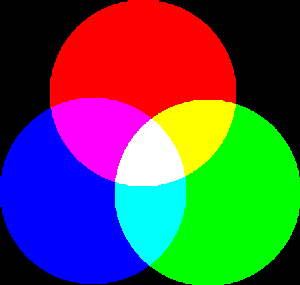
%> input picture Image/TD4_Materiel/ImagesTD4/couleurs.png, 300 x 285 px
$ octave TD4_Image_ZHOUNan_P1.m   (GNU Octave 9; MATLAB toolbox functions it lacks are replaced by stand-ins)
%> lines starting %> are read from the running program, lines starting %| are printed output that depends on the picture; in (x1, y1, x2, y2) boxes, pixels count from 0 and x2, y2 are one past the last pixel; in counts of white or black regions, pixels touching at a corner belong together; the program's own positions count from 1
%% TD4 Introduction a l'image ZHOU-NAN

%% 1ire partie: La couleur en imagerie numerique
%% Question 1:
clear; close all; clc

I0=double(imread('ImagesTD4/couleurs.png'))/255;
figure; imshow(I0);title('couleurs');colorbar;axis on
whos I0
%%
% La difference de format Matlab entre une image niveau de gris et une
% image couleur ...

%%
I0(30,120,:)
%> ans = [1 0 0]
% I(:,:,1) correspond a ...

%% Question 2:
figure;
subplot(2,2,1);imshow(I0);title('Original')
subplot(2,2,2);imshow(I0(:,:,1));title('Canal Rouge')
%> after `imshow(I0(:,:,1))`:
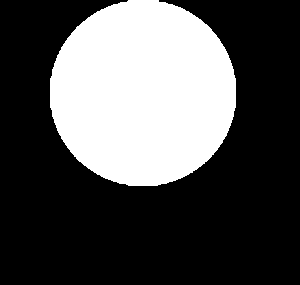
%> displayed picture: size 285x300, on the screen's scale of 0 to 255; 32% white; 1 white region, box (x1, y1, x2, y2) and area: (50, 0, 236, 186) 27386
subplot(2,2,3);imshow(I0(:,:,2));title('Canal Vert')
subplot(2,2,4);imshow(I0(:,:,3));title('Canal Bleu')

%%
% Interpretation : ...

%% Question 3:
I1=double(imread('ImagesTD4/TSE1.png'))/255;
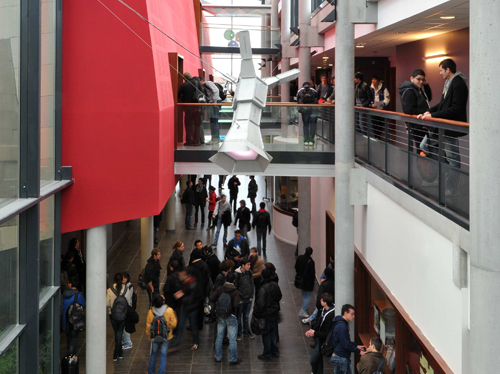
%> input picture Image/TD4_Materiel/ImagesTD4/TSE1.png, 500 x 374 px
figure;
subplot(2,2,1); imshow(I1);title('Atrium')
I1R(:,:,1)=I1(:,:,1);
I1R(:,:,2)=0;
I1R(:,:,3)=0;
%> I1R: size 374x500x3 double
subplot(222); imshow(I1R);title('Atrium_R')
I1G(:,:,2)=I1(:,:,2);
I1G(:,:,1)=0;
I1G(:,:,3)=0;
subplot(2,2,3);imshow(I1G);title('Atrium_G')
I1B(:,:,3)=I1(:,:,3);
I1B(:,:,1)=0;
I1B(:,:,2)=0;
subplot(2,2,4);imshow(I1B);title('Atrium_B')

%%
% Si chaque couleur est codee sous 8 bits (format uint8) combien de couleurs peuvent etre codees?
% 256*256*256
%% Question 4
[Iq,map]=rgb2ind(I1,5,'nodither');
%> map = [0.8 0.776 0.765; 0.584 0.537 0.506; 0.698 0.18 0.204; 0.302 0.275 0.263; 0.118 0.102 0.098]
figure
subplot(1,2,1);imshow(Iq,[]);colorbar
subplot(1,2,2);imshow(Iq,map);colorbar

%% Question 5
[Id,map1]=rgb2ind(I1,5,'dither');
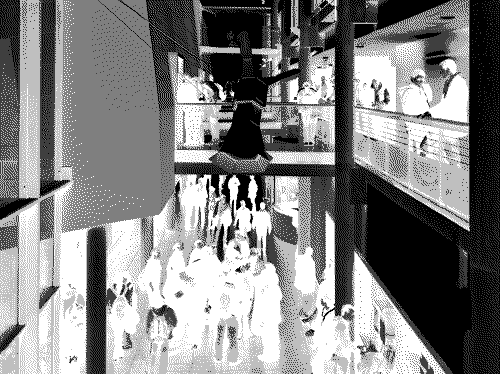
%> Id: size 374x500 uint8; min 0, max 4, mean 2.07; drawn with min black and max white
%> map1 has the same summary as map
figure
imshow(Id,map1);colorbar

%% Question 6
I2=double(imread('ImagesTD4/TSE2.jpg'))/255;
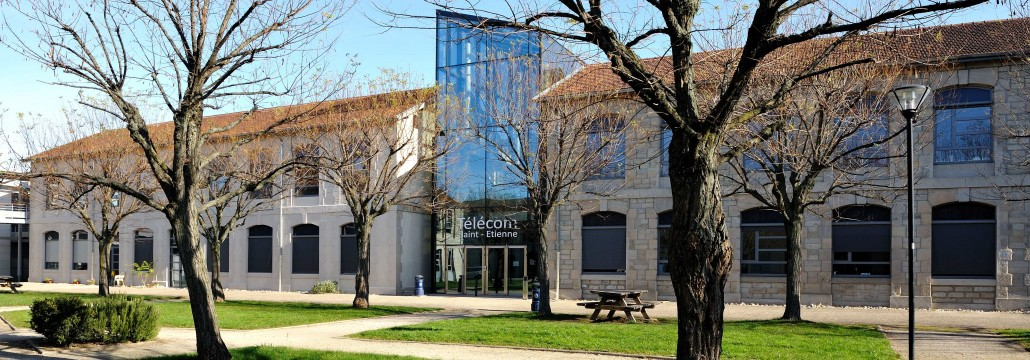
%> input picture Image/TD4_Materiel/ImagesTD4/TSE2.jpg, 1030 x 360 px
I2a=I2(:,:,1)/3+I2(:,:,2)/3+I2(:,:,3)/3;
figure
imshow(I2a,[]);

%% Question 7
BW1=edge(I2a,'sobel');
%> BW1: size 360x1030 logical; 4.7% white in thin lines or dots
BW2=edge(I2a,'prewitt');
%> BW2: size 360x1030 logical; 4.7% white in thin lines or dots
BW3=edge(I2a,'canny',0.2);
%> BW3: size 360x1030 logical; 12.2% white in thin lines or dots
figure
subplot(2,2,1);imshow(I2a);title('Original');
subplot(2,2,2);imshow(BW1);title('Sobel');
subplot(2,2,3);imshow(BW2);title('Prewitt');
subplot(2,2,4);imshow(BW3);title('Canny');

%% Question 8
sel1=strel('line',10,45);
BW1_c=1-imclose(BW1,sel1);
%> BW1_c: size 360x1030 double; values 0 (black) and 1 (white), 91.1% white; black in thin lines or dots
BW2_c=1-imclose(BW2,sel1);
BW3_c=1-imclose(BW3,sel1);
%> BW3_c: size 360x1030 double; values 0 (black) and 1 (white), 70.3% white; 29 black regions (11 under 20 px), largest, box (x1, y1, x2, y2) and area: (1, 1, 1029, 359) 108035, (133, 227, 154, 277) 422, (229, 345, 443, 359) 376
figure
subplot(2,2,1);imshow(BW1_c,[]);title('Sobel Close');
subplot(2,2,2);imshow(BW2_c,[]);title('Prewitt Close');
subplot(2,2,3);imshow(BW3_c,[]);title('Canny Close');

%% Question 9
I2a_noise=imnoise(I2a,'salt & pepper');
BW_noise=edge(I2a_noise,'canny');
%> BW_noise: size 360x1030 logical; 13.7% white in thin lines or dots
BW_noise_c=imclose(I2a_noise,sel1);
figure
subplot(2,2,1);imshow(I2a_noise,[]);title('noise');
subplot(2,2,2);imshow(BW_noise,[]);title('Canny noise');
subplot(2,2,4);imshow(BW_noise_c,[]);title('Canny noise close');

density = 0.005;
sel1_pos = strel('line',10,45);
sel1_neg = strel('line',4,135);
img_imp_pos = imnoise(ones(size(I2,1),size(I2,2)),'salt & pepper',density);
img_imp_neg = imnoise(ones(size(I2,1),size(I2,2)),'salt & pepper',density);
img_crayon_pos = imdilate(1-img_imp_pos, sel1_pos);
img_crayon_neg = imdilate(1-img_imp_neg, sel1_neg);
img_crayon = ~(img_crayon_pos | img_crayon_neg);
img_crayon = double(img_crayon);
figure;
imshow(img_crayon,[]); title('Effet fusain complementaire','Interpreter','latex');

%% Question 10
[Iq2,map2]=rgb2ind(I2,5,'dither');
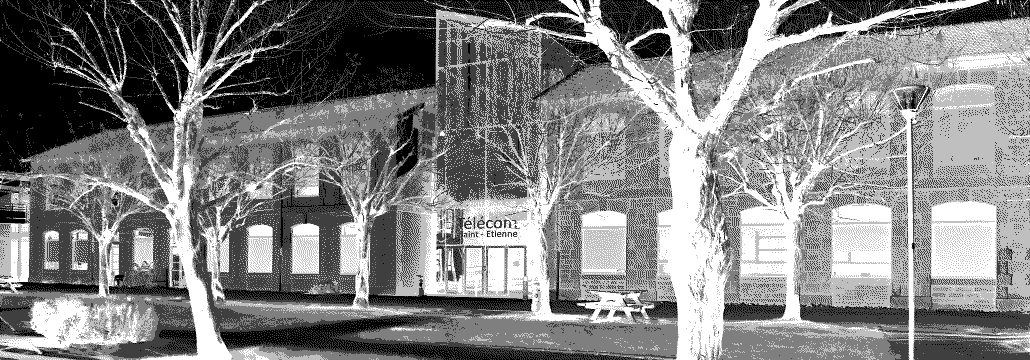
%> Iq2: size 360x1030 uint8; min 0, max 4, mean 2.04; drawn with min black and max white
%> map2 = [0.804 0.894 0.91; 0.624 0.624 0.604; 0.49 0.482 0.388; 0.314 0.314 0.271; 0.0824 0.0863 0.0784]
img_fusain = ~BW3_c + ~double(img_crayon);
img_Final=uint8(~img_fusain).*Iq2;
figure
imshow(~img_fusain,[]);
figure
imshow(BW3_c,[]);
%%
figure
subplot(2,2,1);imshow(I2,[]);
subplot(2,2,2);imshow(Iq2,map2);
subplot(2,2,3);imshow(~img_fusain,[]);
subplot(2,2,4);imshow(img_Final,map2);
%% Question 12
I2_hsv=rgb2hsv(I2);
%> I2_hsv: size 360x1030x3 double; mean H, S, V 0.324, 0.296, 0.517
figure
imshow(I2_hsv);

%% Question 13
R = I0(1:8:end,1:8:end,1); % on prend 1 pixel sur 8 pour aller plus vite
%> R: size 36x38 double; values 0 (black) and 1 (white), 31.4% white; 1 white region, box (x1, y1, x2, y2) and area: (7, 0, 30, 24) 429
G = I0(1:8:end,1:8:end,2); % on prend 1 pixel sur 8 pour aller plus vite
%> G: size 36x38 double; values 0 (black) and 1 (white), 31.3% white; 1 white region, box (x1, y1, x2, y2) and area: (15, 13, 38, 36) 428
B = I0(1:8:end,1:8:end,3); % on prend 1 pixel sur 8 pour aller plus vite
%> B: size 36x38 double; values 0 (black) and 1 (white), 31.4% white; 1 white region, box (x1, y1, x2, y2) and area: (0, 13, 24, 36) 429
figure;
scatter3(R(:),G(:),B(:),1000,[R(:),G(:),B(:)],'Marker','.');
xlabel('R'); ylabel('G'); zlabel('B');
axis vis3d;

I_hsv=rgb2hsv(I0); % conversion en HSV
%> I_hsv: size 285x300x3 double; mean H, S, V 0.261, 0.7, 0.736
H = I_hsv(1:8:end,1:8:end,1); % extraction du canal L
S = I_hsv(1:8:end,1:8:end,2); % extraction du canal a
%> S: size 36x38 double; values 0 (black) and 1 (white), 68.3% white; 6 black regions (1 under 20 px), largest, box (x1, y1, x2, y2) and area: (20, 0, 38, 21) 165, (0, 0, 16, 22) 148, (15, 15, 24, 24) 52, (0, 26, 9, 36) 34, (30, 28, 38, 36) 26
V = I_hsv(1:8:end,1:8:end,3); % extraction du canal b
%> V: size 36x38 double; values 0 (black) and 1 (white), 72.1% white; 5 black regions (1 under 20 px), largest, box (x1, y1, x2, y2) and area: (20, 0, 38, 21) 165, (0, 0, 16, 22) 148, (0, 26, 9, 36) 34, (30, 28, 38, 36) 26
figure;
scatter3(H(:),S(:),V(:),1000,[R(:),G(:),B(:)],'Marker','.');
xlabel('H'); ylabel('S'); zlabel('V');
axis vis3d;

%% Question 14
I3=double(imread('ImagesTD4/peppers.png'))/255;
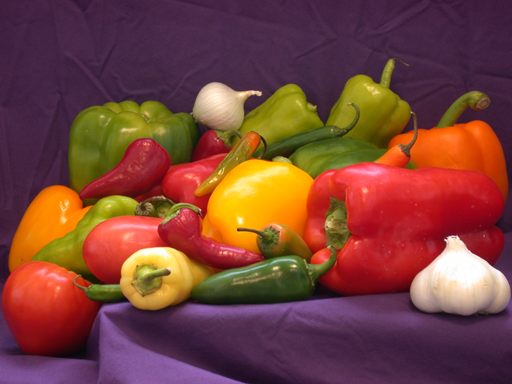
%> input picture Image/TD4_Materiel/ImagesTD4/peppers.png, 512 x 384 px
figure
imshow(I3,[]);
R3 = I3(1:end,1:end,1);
G3 = I3(1:end,1:end,2);
B3 = I3(1:end,1:end,3);
I3_hsv=rgb2hsv(I3); % conversion en HSV
%> I3_hsv: size 384x512x3 double; mean H, S, V 0.578, 0.617, 0.481
H3 = I3_hsv(1:end,1:end,1);
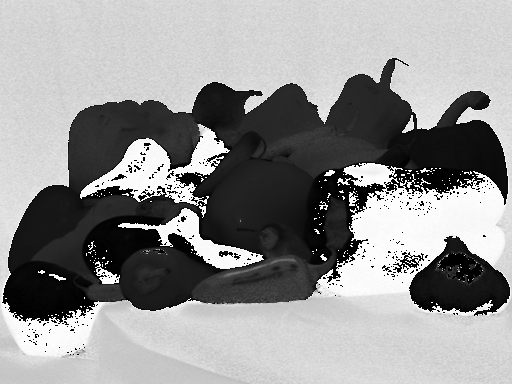
%> H3: size 384x512 double; min 0, max 0.999, mean 0.578
S3 = I3_hsv(1:end,1:end,2);
V3 = I3_hsv(1:end,1:end,3);
%%
figure;
scatter3(H3(:),S3(:),V3(:),1000,[R3(:),G3(:),B3(:)],'Marker','.');
xlabel('H'); ylabel('S'); zlabel('V');
axis vis3d;
%%
I3s=(H3>0.6)&(S3<0.6)&(V3<0.8)|(V3<0.1);
figure
imshow(I3s,[])
